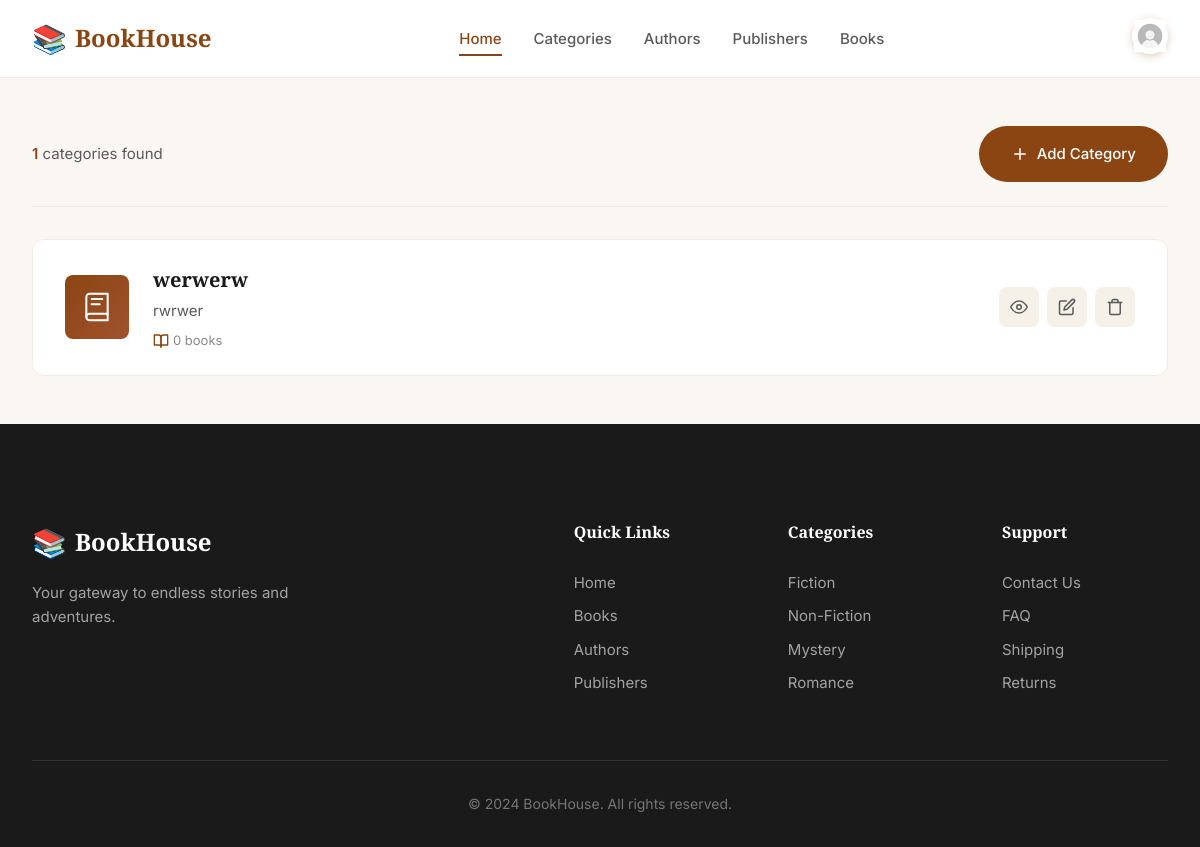
The page /categories/ (signed in) on the database as committed earlier.
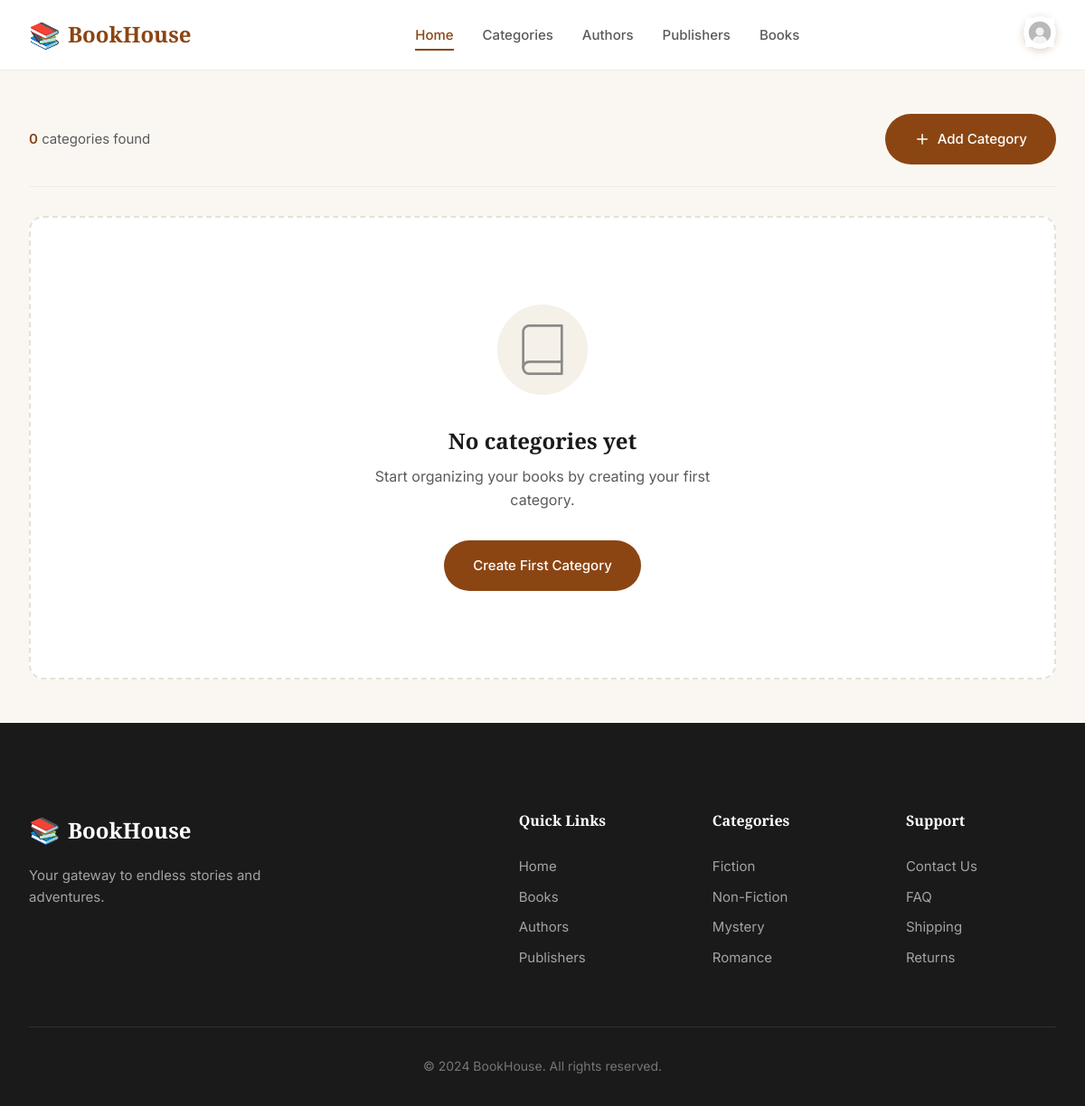
The same page on the database as committed later.
### app/models.py (models this page shows, shortened)
class Category(models.Model):
    name = models.CharField(max_length=100)
    description = models.TextField()

### app/views.py (the view)
# urls.py: path('categories/',categories,name='categories'),
def categories(request):
    user_id = request.session.get('user_id')
    if not user_id:
        return redirect('login')
    ans = {'categories': Category.objects.all()}
    return render(request,'categories/categories.html',ans)

### app/context_processors.py (called while the page is built)
def get_current_user(request):
    user_id = request.session.get('user_id')
    if user_id:
        user = UserModel.objects.filter(id=user_id).first()
        return {'user': user}
    return {'user': None}

### templates/categories/categories.html (shortened to what the changed rows need)
{% load static %}
<!DOCTYPE html>
<html lang="en">
<head>
    <link rel="stylesheet" href="{% static 'categories/categories.css' %}">
    <link rel="stylesheet" href="{% static 'base.css' %}">
</head>
<body>
    <section class="categories-page">
    <div class="categories-container">
        <div class="categories-toolbar">
            <div class="categories-count">
                <span class="count-number">{{ categories|length }}</span> categories found
            </div>
        </div>
        <div class="categories-list">
            {% for category in categories %}
            <article class="category-item">
                <div class="category-item-icon">
                </div>
                <div class="category-item-content">
                    <h2 class="category-item-name">
                        <a href="{% url 'category_detail' category.id %}">{{ category.name }}</a>
                    </h2>
                    <p class="category-item-description">
                        {% if category.description %}
                            {{ category.description|truncatewords:20 }}
                        {% else %}
                            No description available
                        {% endif %}
                    </p>
                    <div class="category-item-meta">
                        <span class="book-count">
                            <svg xmlns="http://www.w3.org/2000/svg" width="16" height="16" viewBox="0 0 24 24" fill="none" stroke="currentColor" stroke-width="2" stroke-linecap="round" stroke-linejoin="round">
                                <path d="M2 3h6a4 4 0 0 1 4 4v14a3 3 0 0 0-3-3H2z"></path>
                                <path d="M22 3h-6a4 4 0 0 0-4 4v14a3 3 0 0 1 3-3h7z"></path>
                            </svg>
                            {{ category.book_set.count }} books
                        </span>
                    </div>
                </div>
                <div class="category-item-actions">
                    <a href="{% url 'category_detail' category.id %}" class="btn-icon" title="View">
                        <svg xmlns="http://www.w3.org/2000/svg" width="18" height="18" viewBox="0 0 24 24" fill="none" stroke="currentColor" stroke-width="2" stroke-linecap="round" stroke-linejoin="round">
                            <path d="M1 12s4-8 11-8 11 8 11 8-4 8-11 8-11-8-11-8z"></path>
                            <circle cx="12" cy="12" r="3"></circle>
                        </svg>
                    </a>
                    <a href="{% url 'category_update' category.id %}" class="btn-icon" title="Edit">
                    </a>
                    <a href="{% url 'category_delete' category.id %}" class="btn-icon btn-icon-danger" title="Delete">
                    </a>
                </div>
            </article>
            {% empty %}
            <div class="empty-state">
                <div class="empty-state-icon">
                    <svg xmlns="http://www.w3.org/2000/svg" width="64" height="64" viewBox="0 0 24 24" fill="none" stroke="currentColor" stroke-width="1" stroke-linecap="round" stroke-linejoin="round">
                        <path d="M4 19.5A2.5 2.5 0 0 1 6.5 17H20"></path>
                        <path d="M6.5 2H20v20H6.5A2.5 2.5 0 0 1 4 19.5v-15A2.5 2.5 0 0 1 6.5 2z"></path>
                    </svg>
                </div>
                <h3 class="empty-state-title">No categories yet</h3>
                <p class="empty-state-text">Start organizing your books by creating your first category.</p>
                <a href="{% url 'category_create' %}" class="btn btn-primary">
                    Create First Category
                </a>
            </div>
            {% endfor %}
        </div>
    </div>
    </section>
</body>
</html>

Rows that differ between the two databases and show on the page:
removed Category: name "werwerw", description "rwrwer", book_set.count "0"
Other text that changed with them:
{{ categories|length }}: "1" → "0"
text now shown: "No categories yet Start organizing your books by creating your first category. Create First Category"
